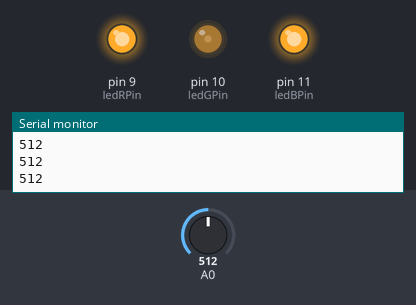
The sketch below on a simulated Arduino Uno, built with avr-gcc and run on an emulated ATmega328P. Shown: output pins drawn as LEDs (lit = HIGH), the last lines printed to the serial monitor. The inputs (shaded band) are chosen by the test bench; at power-on: A0 = 512.

Above: at 1.2 s.
1.3 s: A0 set to 716
At 2.0 s:
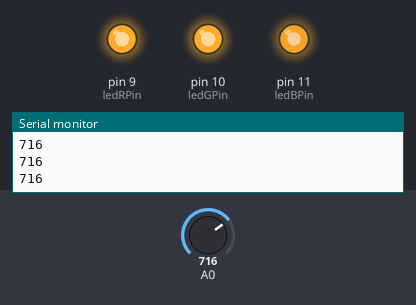
2.8 s: A0 set to 900
At 3.2 s:
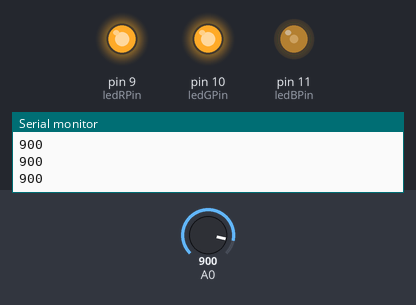
4.3 s: A0 set to 1023
At 5.5 s:
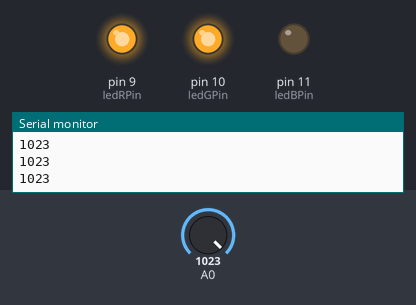
5.8 s: A0 set to 511
At 6.8 s:
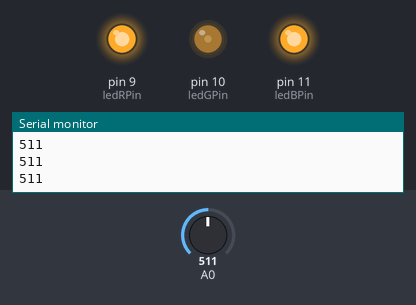
7.3 s: A0 set to 122
At 7.8 s:
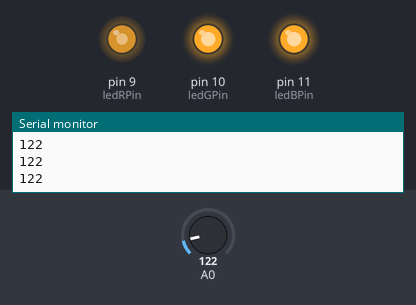
8.8 s: A0 set to 0
At 10.0 s:
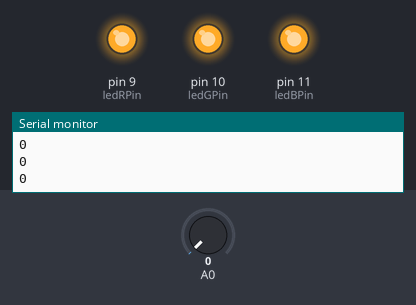
Timing chart, 0 to 11.3 s (numbered marks = the images above; inputs shaded):
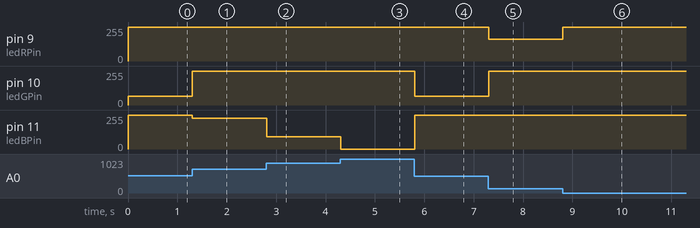

The sketch:

RGBInOut_7.ino
```cpp
int ledRPin = 9;
int ledGPin = 10;
int ledBPin = 11;

void setup() {
  Serial.begin(9600);
  pinMode(ledRPin, OUTPUT);
  pinMode(ledGPin, OUTPUT);
  pinMode(ledBPin, OUTPUT);
}

void loop() {
  int sensorValue = analogRead(A0);

  Serial.println(sensorValue);

  int bright = 0;

  int position1 = (1023/3)*0;
  int position2 = (1023/3)*1;
  int position3 = (1023/3)*2;
  int position4 = (1023/3)*3;

  if (sensorValue < position2) {         // 1/3 del potenciometro
    bright = map(sensorValue, 0, position2, 0, 255);
    makeRGB(bright, 0, 0);
  } else  if (sensorValue < position3) { // 2/3 del potenciometro
    bright = map(sensorValue, position1, position3, 0, 255);
    makeRGB(0, bright, 0);
  } else {
    bright = map(sensorValue, position3, position4, 0, 255);
    // 3/3 del potenciometro
    makeRGB(0, 0, bright);
  }

}

void makeRGB(int r, int g, int b) {
  r = 255 - r;
  g = 255 - g;
  b = 255 - b;
  analogWrite(ledRPin, r);
  analogWrite(ledGPin, g);
  analogWrite(ledBPin, b);
}
```

Measured:
- after the input at 1.3 s, pin 10 (ledGPin): 64/255 → 255/255 at once; pin 11 (ledBPin): 255/255 → 230/255 at once
- after the input at 2.8 s, pin 11 (ledBPin): 230/255 → 92/255 at once
- after the input at 4.3 s, pin 11 (ledBPin): 92/255 → 0/255 at once
- after the input at 5.8 s, pin 10 (ledGPin): 255/255 → 64/255 at once; pin 11 (ledBPin): 0/255 → 255/255 at once
- after the input at 7.3 s, pin 9 (ledRPin): 255/255 → 164/255 at once; pin 10 (ledGPin): 64/255 → 255/255 at once
- after the input at 8.8 s, pin 9 (ledRPin): 164/255 → 255/255 at once
